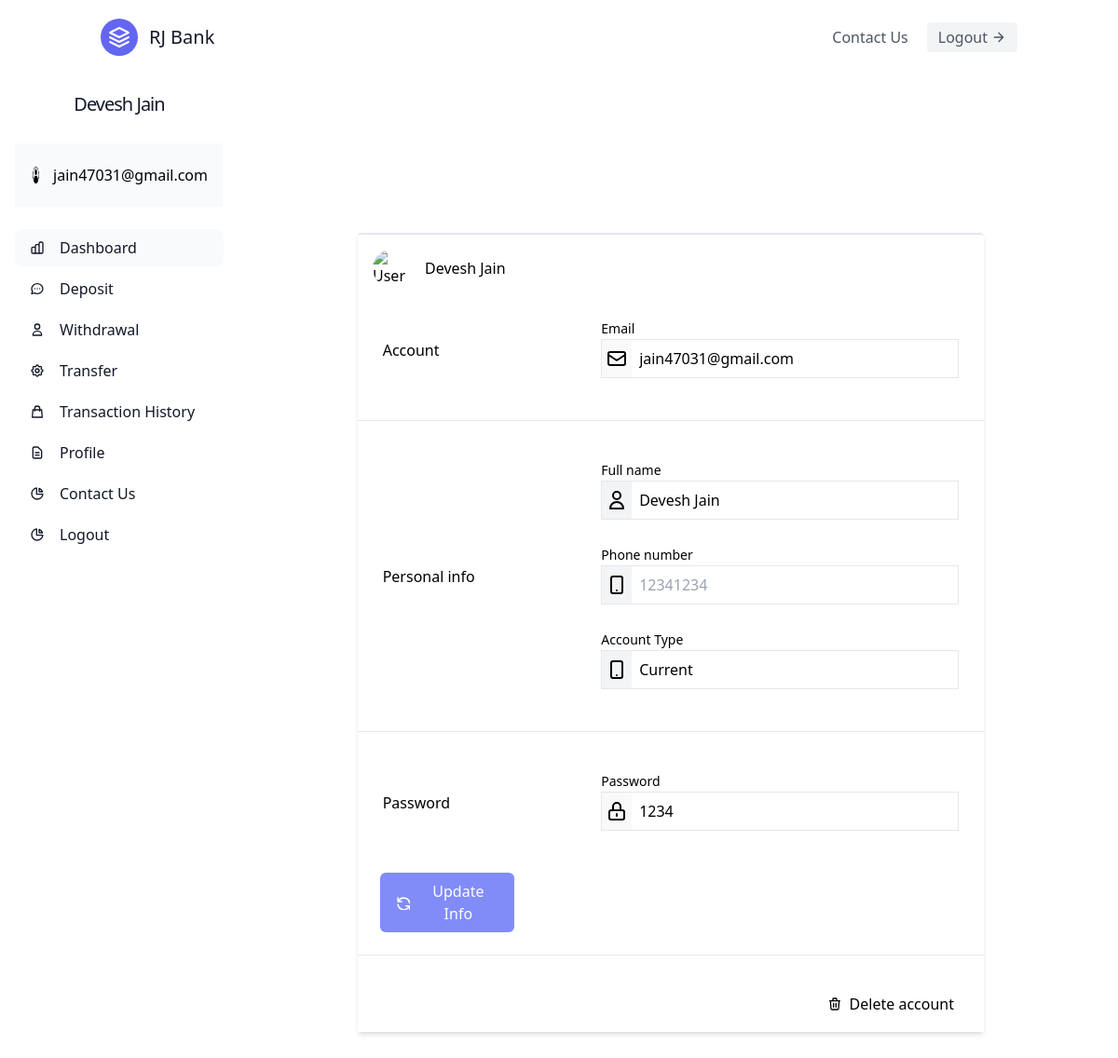
The page /profile.php (signed in) on the database its author committed.
### tables this page shows
CREATE TABLE `user_db` (
  `ID` int(11) NOT NULL,
  `Name` varchar(50) NOT NULL,
  `Email` varchar(50) NOT NULL,
  `Phone` varchar(50) NOT NULL,
  `Password` varchar(50) NOT NULL,
  `Type` varchar(50) NOT NULL,
  `Time` datetime NOT NULL DEFAULT current_timestamp()
);

### profile.php (the view, shortened to what the rows shown need)
<?php
@include 'config.php';
?>
 <!DOCTYPE html>
 <html>
 <head>
    <link src="bootstrap.min.css" type="stylesheet">
 </head>
 <body>
 <?php include('master.php') ?>
<section class="py-40 bg-white-100  bg-opacity-50 h-screen">
    <form action="" method="post">
      <div class="mx-auto container max-w-2xl md:w-3/4 shadow-md">
        <div class="bg-gray-100 p-4 border-t-2 bg-opacity-5 border-black-400 rounded-t">
          <div class="max-w-sm mx-auto md:w-full md:mx-0">
            <div class="inline-flex items-center space-x-4">
              <img
                class="w-10 h-10 object-cover rounded-full"
                alt="User avatar"
                src="https://avatars3.githubusercontent.com/u/72724639?s=400&u=964a4803693899ad66a9229db55953a3dbaad5c6&v=4"
              />
              <h1 class="text-black-600"><?php echo $Name ?></h1>
            </div>
          </div>
        </div>
        <div class="bg-white space-y-6">
          <div class="md:inline-flex space-y-4 md:space-y-0 w-full p-4 text-black-500 items-center">
            <h2 class="md:w-1/3 max-w-sm mx-auto">Account</h2>
            <div class="md:w-2/3 max-w-sm mx-auto">
              <div class="w-full inline-flex border">
                <div class="pt-2 w-1/12 bg-gray-100 bg-opacity-50">
                  <svg
                    fill="none"
                    class="w-6 text-black-400 mx-auto"
                    viewBox="0 0 24 24"
                    stroke="currentColor"
                  >
                    <path
                      stroke-linecap="round"
                      stroke-linejoin="round"
                      stroke-width="2"
                      d="M3 8l7.89 5.26a2 2 0 002.22 0L21 8M5 19h14a2 2 0 002-2V7a2 2 0 00-2-2H5a2 2 0 00-2 2v10a2 2 0 002 2z"
                    />
                  </svg>
                </div>
                <input
                name="email"
                  type="email"
                  class="w-11/12 focus:outline-none focus:text-black-600 p-2"
                  placeholder="email@example.com"
                  value="<?php echo $Email ?>"
                />
              </div>
            </div>
          </div>
          <div class="md:inline-flex  space-y-4 md:space-y-0  w-full p-4 text-black-500 items-center">
            <h2 class="md:w-1/3 mx-auto max-w-sm">Personal info</h2>
            <div class="md:w-2/3 mx-auto max-w-sm space-y-5">
              <div>
                <div class="w-full inline-flex border">
                  <div class="w-1/12 pt-2 bg-gray-100">
                    <svg
                      fill="none"
                      class="w-6 text-black-400 mx-auto"
                      viewBox="0 0 24 24"
                      stroke="currentColor"
                    >
                      <path
                        stroke-linecap="round"
                        stroke-linejoin="round"
                        stroke-width="2"
                        d="M16 7a4 4 0 11-8 0 4 4 0 018 0zM12 14a7 7 0 00-7 7h14a7 7 0 00-7-7z"
                      />
                    </svg>
                  </div>
                  <input
                  name="name"
                    type="text"
                    class="w-11/12 focus:outline-none focus:text-black-600 p-2"
                    placeholder="Charly Olivas"
                    value="<?php echo $Name ?>"
                  />
                </div>
              </div>
              <div>
                <div class="w-full inline-flex border">
                  <div class="pt-2 w-1/12 bg-gray-100">
                    <svg
                      fill="none"
                      class="w-6 text-black-400 mx-auto"
                      viewBox="0 0 24 24"
                      stroke="currentColor"
                    >
                      <path
                        stroke-linecap="round"
                        stroke-linejoin="round"
                        stroke-width="2"
                        d="M12 18h.01M8 21h8a2 2 0 002-2V5a2 2 0 00-2-2H8a2 2 0 00-2 2v14a2 2 0 002 2z"
                      />
                    </svg>
                  </div>
                  <input
                  name="user_type"
                    type="text"
                    class="w-11/12 focus:outline-none focus:text-black-600 p-2"
                    placeholder="12341234"
                    value="<?php echo $user_type ?>"
                  />
                </div>
              </div>
            </div>
          </div>
            <div class="bg-white space-y-6">
          <div class="md:inline-flex space-y-4 md:space-y-0 w-full p-4 text-black-500 items-center">
            <h2 class="md:w-1/3 max-w-sm mx-auto">Password</h2>
            <div class="md:w-2/3 max-w-sm mx-auto">
              <div class="w-full inline-flex border">
                <div class="pt-2 w-1/12 bg-gray-100 bg-opacity-50">
                  <svg
                    fill="none"
                    class="w-6 text-black-400 mx-auto"
                    viewBox="0 0 24 24"
                    stroke="currentColor"
                  >
                    <path
                      stroke-linecap="round"
                      stroke-linejoin="round"
                      stroke-width="2"
                      d="M12 15v2m-6 4h12a2 2 0 002-2v-6a2 2 0 00-2-2H6a2 2 0 00-2 2v6a2 2 0 002 2zm10-10V7a4 4 0 00-8 0v4h8z"
                    />
                  </svg>
                </div>
                <input
                name="password"
                  type="text"
                  class="w-11/12 focus:outline-none focus:text-black-600 p-2"
                  placeholder="email@example.com"
                  value="<?php echo $Password?>"
                />
              </div>
            </div>
          </div>
        </div>
      </div>
  </form>
    </section>
</body>
</html>

### master.php (shortened to what the rows shown need)
<?php
include('config.php');
$ID=$_SESSION['ID'];
$sql="SELECT * from user_db where ID='$ID'";
$result=mysqli_query($conn,$sql);
$present=mysqli_num_rows($result);
$row=mysqli_fetch_array($result);
if($present>0){
$Name=$row['Name'];
$Email=$row['Email'];
$Password=$row['Password'];
 $user_type = $row['Type'];
}
?>
<!DOCTYPE html>
<html>
<head>
	<script src="https://cdn.tailwindcss.com"></script>
</head>
<body>
<div class="panel">
<div class="side">
	<div class="flex overflow-hidden bg-white rounded-lg">
    <div class="hidden md:flex md:flex-shrink-0">
        <div class="flex flex-col w-64">
                <div class="flex flex-col items-center flex-shrink-0 px-2">
                    <a href="#" class="px-8 text-left focus:outline-none">
                        <h2 class="block p-2 text-xl font-medium tracking-tighter text-gray-900 transition duration-500 ease-in-out transform cursor-pointer hover:text-gray-900"><?php echo $Name ?></h2>
                    </a>
                                <div class="flex flex-col flex-grow pt-5 overflow-y-auto bg-white border-r border-gray-50">
                <div class="flex flex-col items-center flex-shrink-0 px-2">
                <div class="flex flex-shrink-0 p-4 px-4 bg-gray-50">
                    <a href="#" class="flex-shrink-0 block w-full group">
                        <div class="flex items-center">
                            <div class="ml-3">
                                <p class="text-sm font-medium text-gray-900"><h2><?php echo $Email ?></h2></p>
                            </div>
                        </div>
                    </a>
                </div>
            </div>
        </div>
                </div>
        </div>
    </div>
</div>
</div>
<div class="cont">

### rows shown on the page
user_db: Name "Devesh Jain", Email "jain47031@gmail.com", email "jain47031@gmail.com", name "Devesh Jain", user_type "Current", password "1234"
